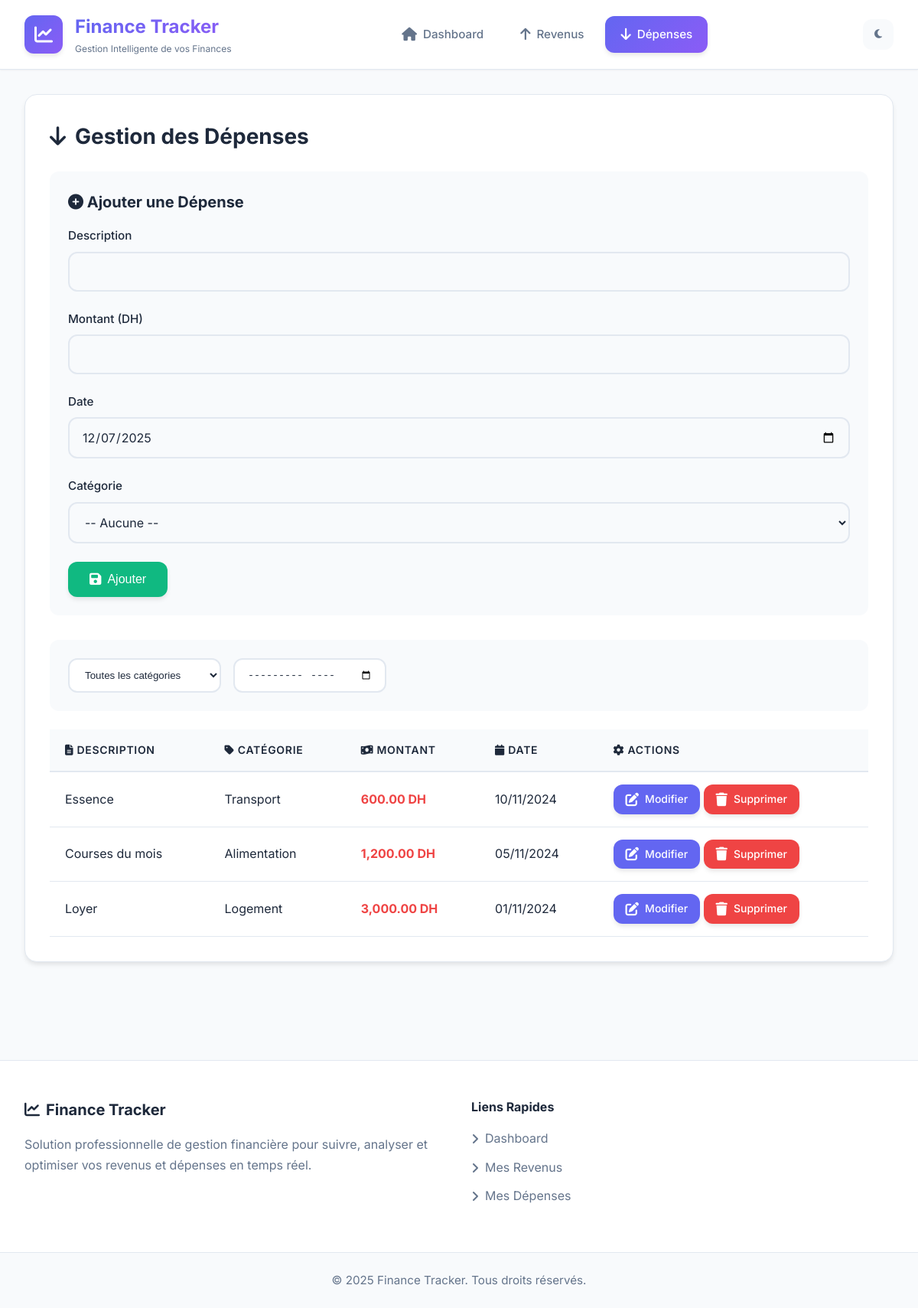
The page /expenses.php on the database its author committed.
### tables this page shows
CREATE TABLE IF NOT EXISTS expenses (
    id INT AUTO_INCREMENT PRIMARY KEY,
    description VARCHAR(255) NOT NULL,
    amount DECIMAL(10, 2) NOT NULL,
    expense_date DATE NOT NULL,
    category_id INT DEFAULT NULL,
    created_at TIMESTAMP DEFAULT CURRENT_TIMESTAMP,
    updated_at TIMESTAMP DEFAULT CURRENT_TIMESTAMP ON UPDATE CURRENT_TIMESTAMP
);

CREATE TABLE IF NOT EXISTS categories (
    id INT AUTO_INCREMENT PRIMARY KEY,
    name VARCHAR(100) NOT NULL UNIQUE,
    type ENUM('income', 'expense') NOT NULL,
    created_at TIMESTAMP DEFAULT CURRENT_TIMESTAMP
);

### expenses.php (the view, shortened to what this page needs)
<?php
require_once 'config/database.php';
$where = "1=1";
$params = [];
$sql = "SELECT e.*, c.name as category_name FROM expenses e
        LEFT JOIN categories c ON e.category_id = c.id
        WHERE $where ORDER BY expense_date DESC";
$stmt = $pdo->prepare($sql);
$stmt->execute($params);
$expenses = $stmt->fetchAll();
include 'includes/header.php';
?>
<div class="content">
    <h2><i class="fas fa-arrow-down"></i> Gestion des Dépenses</h2>
    <form method="POST" style="background: var(--bg-main); padding: 1.5rem; border-radius: var(--radius); margin-bottom: 2rem;">
        <h3 style="margin-bottom: 1rem;"><i class="fas fa-plus-circle"></i> Ajouter une Dépense</h3>
        <div class="form-group">
            <label>Description</label>
            <input type="text" name="description" required>
        </div>
        <div class="form-group">
            <label>Montant (DH)</label>
            <input type="number" step="0.01" name="amount" required>
        </div>
        <div class="form-group">
            <label>Date</label>
            <input type="date" name="expense_date" value="<?= date('Y-m-d') ?>" required>
        </div>
        <div class="form-group">
            <label>Catégorie</label>
            <select name="category_id">
                <option value="">-- Aucune --</option>
            </select>
        </div>
        <button type="submit" name="add" class="btn btn-success">
            <i class="fas fa-save"></i> Ajouter
        </button>
    </form>
    <form method="GET" class="filters">
        <select name="category" onchange="this.form.submit()">
            <option value="">Toutes les catégories</option>
        </select>
        <input type="month" name="month" value="<?= $_GET['month'] ?? '' ?>" onchange="this.form.submit()">
    </form>
    <table>
        <thead>
            <tr>
                <th><i class="fas fa-file-alt"></i> Description</th>
                <th><i class="fas fa-tag"></i> Catégorie</th>
                <th><i class="fas fa-money-bill-wave"></i> Montant</th>
                <th><i class="fas fa-calendar"></i> Date</th>
                <th><i class="fas fa-cog"></i> Actions</th>
            </tr>
        </thead>
        <tbody>
            <?php foreach ($expenses as $expense): ?>
                <tr>
                    <td><?= htmlspecialchars($expense['description']) ?></td>
                    <td><?= $expense['category_name'] ? htmlspecialchars($expense['category_name']) : '-' ?></td>
                    <td style="color: var(--danger); font-weight: bold;">
                        <?= number_format($expense['amount'], 2) ?> DH
                    </td>
                    <td><?= date('d/m/Y', strtotime($expense['expense_date'])) ?></td>
                    <td>
                        <a href="edit_expense.php?id=<?= $expense['id'] ?>" class="btn btn-small">
                            <i class="fas fa-edit"></i> Modifier
                        </a>
                        <a href="?delete=<?= $expense['id'] ?>"
                        class="btn btn-danger btn-small"
                           onclick="return confirm('Confirmer la suppression ?')">
                            <i class="fas fa-trash"></i> Supprimer
                        </a>
                    </td>
                </tr>
            <?php endforeach; ?>
        </tbody>
    </table>
</div>
<?php include 'includes/footer.php'; ?>

### includes/header.php (shortened to what this page needs)
<!DOCTYPE html>
<html lang="fr">
<head>
    <link rel="stylesheet" href="assets/css/style.css">
    <link rel="stylesheet" href="https://cdnjs.cloudflare.com/ajax/libs/font-awesome/6.4.0/css/all.min.css">
</head>
<body>
    <header class="main-header">
        <div class="header-container">
            <div class="logo-section">
                <div class="logo">
                    <i class="fas fa-chart-line"></i>
                </div>
                <div class="brand">
                    <h1>Finance Tracker</h1>
                    <p class="tagline">Gestion Intelligente de vos Finances</p>
                </div>
            </div>
            <nav class="desktop-nav">
                <a href="index.php" class="nav-link <?= basename($_SERVER['PHP_SELF']) == 'index.php' ? 'active' : '' ?>">
                    <i class="fas fa-home"></i>
                    <span>Dashboard</span>
                </a>
                <a href="incomes.php" class="nav-link <?= basename($_SERVER['PHP_SELF']) == 'incomes.php' || basename($_SERVER['PHP_SELF']) == 'edit_income.php' ? 'active' : '' ?>">
                    <i class="fas fa-arrow-up"></i>
                    <span>Revenus</span>
                </a>
                <a href="expenses.php" class="nav-link <?= basename($_SERVER['PHP_SELF']) == 'expenses.php' || basename($_SERVER['PHP_SELF']) == 'edit_expense.php' ? 'active' : '' ?>">
                    <i class="fas fa-arrow-down"></i>
                    <span>Dépenses</span>
                </a>
            </nav>
            <div class="user-actions">
                <button class="icon-btn" id="themeToggle" title="Changer le thème">
                    <i class="fas fa-moon"></i>
                </button>
            </div>
        </div>
    </header>
    <main class="main-content">
        <div class="content-wrapper">

### includes/footer.php (shortened to what this page needs)
</div>
    </main>
    <footer class="main-footer">
        <div class="footer-container">
            <div class="footer-section">
                <h3>
                    <i class="fas fa-chart-line"></i> Finance Tracker
                </h3>
                <p class="footer-description">
                    Solution professionnelle de gestion financière pour suivre, analyser et optimiser vos revenus et dépenses en temps réel.
                </p>
            </div>
            <div class="footer-section">
                <h4>Liens Rapides</h4>
                <ul class="footer-links">
                    <li><a href="index.php"><i class="fas fa-angle-right"></i> Dashboard</a></li>
                    <li><a href="incomes.php"><i class="fas fa-angle-right"></i> Mes Revenus</a></li>
                    <li><a href="expenses.php"><i class="fas fa-angle-right"></i> Mes Dépenses</a></li>
                </ul>
            </div>
        </div>
        <div class="footer-bottom">
            <div class="footer-container">
                <p class="copyright">
                    &copy; <?= date('Y') ?> Finance Tracker. Tous droits réservés.
                </p>
            </div>
        </div>
    </footer>
</body>
</html>

### rows shown on the page
expenses: description "Essence", category.name "Transport", amount "600.00", expense_date "10/11/2024"
expenses: description "Courses du mois", category.name "Alimentation", amount "1,200.00", expense_date "05/11/2024"
expenses: description "Loyer", category.name "Logement", amount "3,000.00", expense_date "01/11/2024"
